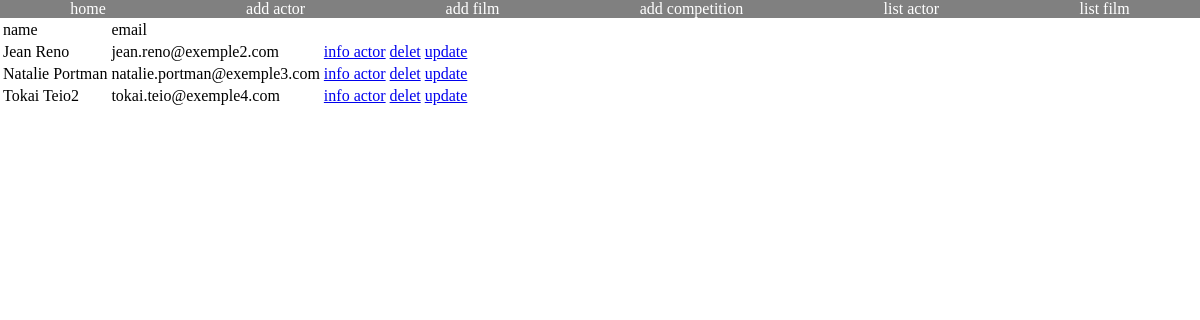
/views/list_actor, run on the app's committed database.
### tables this page shows
CREATE TABLE `actor` (
  `id_actor` int(11) NOT NULL,
  `name` varchar(120) NOT NULL,
  `email` varchar(200) NOT NULL
);

### models/actorModel.php (called while the page is built, shortened)
<?php
class Actor{
    public static function findAllactor(){
        $db = Database::dbConnect();
        $request = $db->prepare("SELECT * FROM actor");
        try{
            $request->execute(array());
            $all = $request->fetchAll();
            return $all;
        }catch(PDOException $e){
            echo $e->getMessage();
        }
    }
}

### views/list_actor.php (the view, shortened to what this page needs)
<?php
require_once "../models/actorModel.php";
$allActor = Actor::findAllactor();
?>
<?php require_once "inc/header.php"; ?>
<?php require_once "inc/nav.php"; ?>
    <table>
        <thead>
            <tr>
                <td>name</td>
                <td>email</td>
            </tr>
            <tbody>
                <?php foreach($allActor as $actor){?>
                    <tr>
                        <td><?= $actor['name']; ?></td>
                        <td><?= $actor['email']; ?></td>
                        <td><a href="info.php?id_actor=<?=$actor['id_actor'];?>&&type=actor">info actor</a></td>
                        <td><a href="traitement/action.php?id_actor=<?=$actor['id_actor'];?>">delet</a></td>
                        <td><a href="update.php?id_actor=<?=$actor['id_actor'];?>&&type=actor&&name=<?= $actor['name']; ?>&&email=<?= $actor['email']; ?>">update</a></td>
                    </tr>
                <?php } ?>
            </tbody>
        </thead>
    </table>
<?php require_once "inc/footer.php"; ?>

### views/asset/css/style.css (style rules this page uses)
body, ul { margin: 0; padding: 0; }

### data on the page
actor: name "Jean Reno", email "jean.reno@exemple2.com"
actor: name "Natalie Portman", email "natalie.portman@exemple3.com"
actor: name "Tokai Teio2", email "tokai.teio@exemple4.com"
